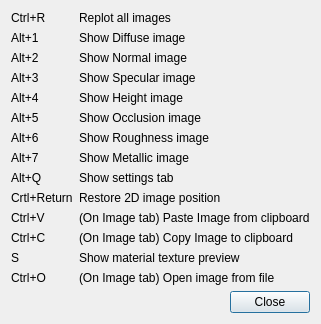
<?xml version="1.0" encoding="UTF-8"?>
<ui version="4.0">
 <class>DialogShortcuts</class>
 <widget class="QDialog" name="DialogShortcuts">
  <property name="geometry">
   <rect>
    <x>0</x>
    <y>0</y>
    <width>298</width>
    <height>300</height>
   </rect>
  </property>
  <property name="windowTitle">
   <string>AB Shortcuts</string>
  </property>
  <layout class="QVBoxLayout" name="verticalLayout">
   <item>
    <layout class="QFormLayout" name="formLayout">
     <item row="0" column="0">
      <widget class="QLabel" name="label">
       <property name="text">
        <string>Ctrl+R</string>
       </property>
      </widget>
     </item>
     <item row="0" column="1">
      <widget class="QLabel" name="label_2">
       <property name="text">
        <string>Replot all images</string>
       </property>
      </widget>
     </item>
     <item row="1" column="0">
      <widget class="QLabel" name="label_3">
       <property name="text">
        <string>Alt+1</string>
       </property>
      </widget>
     </item>
     <item row="1" column="1">
      <widget class="QLabel" name="label_4">
       <property name="text">
        <string>Show Diffuse image</string>
       </property>
      </widget>
     </item>
     <item row="2" column="0">
      <widget class="QLabel" name="label_5">
       <property name="text">
        <string>Alt+2</string>
       </property>
      </widget>
     </item>
     <item row="3" column="0">
      <widget class="QLabel" name="label_6">
       <property name="text">
        <string>Alt+3</string>
       </property>
      </widget>
     </item>
     <item row="4" column="0">
      <widget class="QLabel" name="label_7">
       <property name="text">
        <string>Alt+4</string>
       </property>
      </widget>
     </item>
     <item row="5" column="0">
      <widget class="QLabel" name="label_8">
       <property name="text">
        <string>Alt+5</string>
       </property>
      </widget>
     </item>
     <item row="6" column="0">
      <widget class="QLabel" name="label_9">
       <property name="text">
        <string>Alt+6</string>
       </property>
      </widget>
     </item>
     <item row="2" column="1">
      <widget class="QLabel" name="label_10">
       <property name="text">
        <string>Show Normal image</string>
       </property>
      </widget>
     </item>
     <item row="3" column="1">
      <widget class="QLabel" name="label_11">
       <property name="text">
        <string>Show Specular image</string>
       </property>
      </widget>
     </item>
     <item row="4" column="1">
      <widget class="QLabel" name="label_12">
       <property name="text">
        <string>Show Height image</string>
       </property>
      </widget>
     </item>
     <item row="7" column="0">
      <widget class="QLabel" name="label_15">
       <property name="text">
        <string>Alt+7</string>
       </property>
      </widget>
     </item>
     <item row="7" column="1">
      <widget class="QLabel" name="label_14">
       <property name="text">
        <string>Show Metallic image</string>
       </property>
      </widget>
     </item>
     <item row="6" column="1">
      <widget class="QLabel" name="label_13">
       <property name="text">
        <string>Show Roughness image</string>
       </property>
      </widget>
     </item>
     <item row="5" column="1">
      <widget class="QLabel" name="label_16">
       <property name="text">
        <string>Show Occlusion image</string>
       </property>
      </widget>
     </item>
     <item row="8" column="0">
      <widget class="QLabel" name="label_17">
       <property name="text">
        <string>Alt+Q</string>
       </property>
      </widget>
     </item>
     <item row="8" column="1">
      <widget class="QLabel" name="label_18">
       <property name="text">
        <string>Show settings tab</string>
       </property>
      </widget>
     </item>
     <item row="9" column="0">
      <widget class="QLabel" name="label_19">
       <property name="text">
        <string>Crtl+Return</string>
       </property>
      </widget>
     </item>
     <item row="9" column="1">
      <widget class="QLabel" name="label_20">
       <property name="text">
        <string>Restore 2D image position</string>
       </property>
      </widget>
     </item>
     <item row="12" column="0">
      <widget class="QLabel" name="label_21">
       <property name="text">
        <string>S</string>
       </property>
      </widget>
     </item>
     <item row="12" column="1">
      <widget class="QLabel" name="label_22">
       <property name="text">
        <string>Show material texture preview</string>
       </property>
      </widget>
     </item>
     <item row="10" column="0">
      <widget class="QLabel" name="label_23">
       <property name="text">
        <string>Ctrl+V</string>
       </property>
      </widget>
     </item>
     <item row="10" column="1">
      <widget class="QLabel" name="label_24">
       <property name="text">
        <string>(On Image tab) Paste Image from clipboard</string>
       </property>
      </widget>
     </item>
     <item row="13" column="0">
      <widget class="QLabel" name="label_25">
       <property name="text">
        <string>Ctrl+O</string>
       </property>
      </widget>
     </item>
     <item row="13" column="1">
      <widget class="QLabel" name="label_26">
       <property name="text">
        <string>(On Image tab) Open image from file</string>
       </property>
      </widget>
     </item>
     <item row="11" column="0">
      <widget class="QLabel" name="label_27">
       <property name="text">
        <string>Ctrl+C</string>
       </property>
      </widget>
     </item>
     <item row="11" column="1">
      <widget class="QLabel" name="label_28">
       <property name="text">
        <string>(On Image tab) Copy Image to clipboard</string>
       </property>
      </widget>
     </item>
    </layout>
   </item>
   <item>
    <widget class="QDialogButtonBox" name="buttonBox">
     <property name="orientation">
      <enum>Qt::Horizontal</enum>
     </property>
     <property name="standardButtons">
      <set>QDialogButtonBox::Close</set>
     </property>
    </widget>
   </item>
  </layout>
 </widget>
 <resources/>
 <connections>
  <connection>
   <sender>buttonBox</sender>
   <signal>accepted()</signal>
   <receiver>DialogShortcuts</receiver>
   <slot>accept()</slot>
   <hints>
    <hint type="sourcelabel">
     <x>248</x>
     <y>254</y>
    </hint>
    <hint type="destinationlabel">
     <x>157</x>
     <y>274</y>
    </hint>
   </hints>
  </connection>
  <connection>
   <sender>buttonBox</sender>
   <signal>rejected()</signal>
   <receiver>DialogShortcuts</receiver>
   <slot>reject()</slot>
   <hints>
    <hint type="sourcelabel">
     <x>316</x>
     <y>260</y>
    </hint>
    <hint type="destinationlabel">
     <x>286</x>
     <y>274</y>
    </hint>
   </hints>
  </connection>
 </connections>
</ui>
